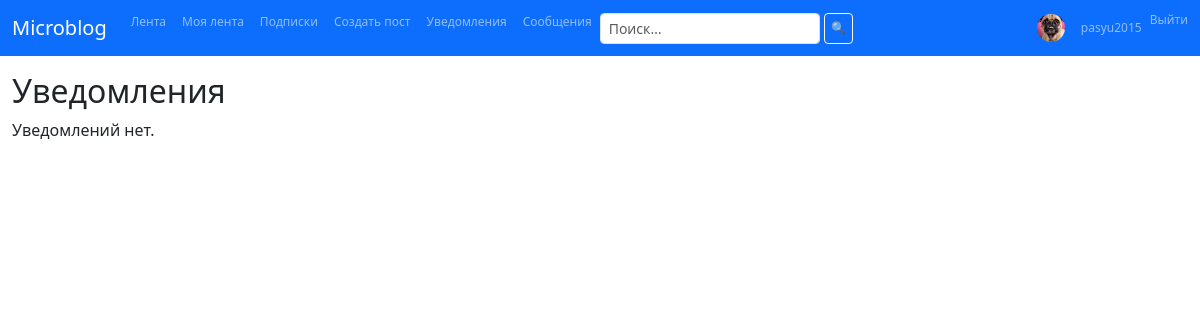
/notifications/ (signed in), run on the app's committed database.
### apps/users/models.py (models this page shows, shortened)
class User(AbstractUser):
    email = models.EmailField(unique=True)
    avatar = models.ImageField(upload_to="avatars/", blank=True, null=True)
    date_from = models.DateField(null=True, blank=True, verbose_name='Показывать посты с даты')
    class Meta:
        verbose_name = "Пользователь"
        verbose_name_plural = "Пользователи"

### apps/notifications/views.py (the view)
# urls.py: path('', views.NotificationListView.as_view(), name='list'),
class NotificationListView(LoginRequiredMixin, ListView):
    model = Notification
    template_name = 'notifications/list.html'
    context_object_name = 'notifications'
    paginate_by = 5
    def get_queryset(self):
        return self.request.user.notifications.filter(is_read=False)[:5]

### apps/notifications/templates/notifications/list.html (shortened to what this page needs)
{% extends 'base.html' %}
{% load humanize %}
{% block content %}
<h2>Уведомления</h2>
{% for n in notifications %}
  <div class="card mb-2">
    <div class="card-body">
      <small class="text-muted">{{ n.created_at|timesince }} назад</small>
      <p class="mb-0">{{ n.actor }} {{ n.get_verb_display }} {{ n.target }}</p>
      <form action="{% url 'notifications:mark' n.pk %}" method="post" style="display:inline;">
        {% csrf_token %}
        <button type="submit" class="btn btn-sm btn-outline-primary">Прочитано</button>
      </form>
    </div>
  </div>
{% empty %}
  <p>Уведомлений нет.</p>
{% endfor %}
{% endblock %}

### templates/nav.html (shortened to what this page needs)
<nav class="navbar navbar-expand navbar-dark bg-primary">
  <div class="container-fluid">
    <div class="d-flex align-items-center w-100">
      <a class="navbar-brand" href="{% url 'blog:feed' %}">Microblog</a>
      <ul class="navbar-nav">
        <li class="nav-item">
          <a class="nav-link" href="{% url 'blog:feed' %}">Лента</a>
        </li>
        {% if user.is_authenticated %}
          <li class="nav-item">
            <a class="nav-link" href="{% url 'blog:my_feed' %}">Моя лента</a>
          </li>
          <li class="nav-item">
            <a class="nav-link" href="{% url 'subscriptions:feed' %}">Подписки</a>
          </li>
          <li class="nav-item">
            <a class="nav-link" href="{% url 'blog:create_post' %}">Создать пост</a>
          </li>
          <li class="nav-item">
            <a class="nav-link" href="{% url 'notifications:list' %}">
              Уведомления
            </a>
          </li>
          <li class="nav-item">
            <a class="nav-link" href="{% url 'messaging:dialogs' %}">Сообщения</a>
          </li>
          <form class="d-flex" method="get" action="{% url 'search:index' %}">
            <input class="form-control form-control-sm me-1" type="search" name="q" placeholder="Поиск…">
            <button class="btn btn-sm btn-outline-light">🔍</button>
          </form>
        {% endif %}
      </ul>
      <ul class="navbar-nav ms-auto">
        {% if user.is_authenticated %}
          <li class="nav-item d-flex align-items-center">
            {% if user.avatar %}
              <img src="{{ user.avatar.url }}" alt="{{ user.username }}" class="rounded-circle me-2"
                  style="width: 28px; height: 28px; object-fit: cover;">
            {% endif %}
            <a class="nav-link" href="{% url 'users:profile' pk=user.pk }}">{{ user.username }}</a>
          </li>
          <li class="nav-item">
            <form method="post" action="{% url 'logout' %}" class="d-inline">
              <button type="submit" class="btn btn-link nav-link p-0 m-0 align-baseline border-0 bg-transparent">Выйти</button>
            </form>
          </li>
        {% endif %}
      </ul>
    </div>
  </div>
</nav>

### static/css/custom.css (style rules this page uses)
:root { --bs-body-bg: #f8f9fa; --bs-border-radius: .5rem; }
body { font-family: system-ui, sans-serif; }

### templates/nav.html (style rules this page uses)
.navbar-nav .btn, .navbar-nav .nav-link { font-size: 0.75rem; padding: 0.2rem 0.4rem; line-height: 1; }

### data on the page
User: avatar (picture), username "pasyu2015"
